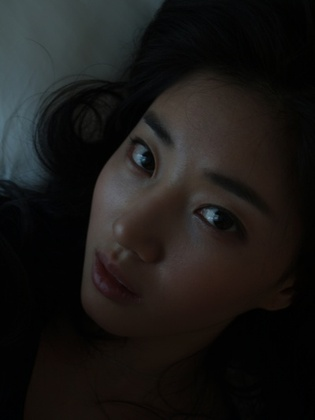
%> input picture girl.jpg, 315 x 420 px, shrunk from 400 x 533 before the run
$ octave sobel.m   (GNU Octave 9; MATLAB toolbox functions it lacks are replaced by stand-ins)
%> lines starting %> are read from the running program, lines starting %| are printed output that depends on the picture; in (x1, y1, x2, y2) boxes, pixels count from 0 and x2, y2 are one past the last pixel; in counts of white or black regions, pixels touching at a corner belong together; the program's own positions count from 1
close all;% clear max;
clear all;
Original_Image=imread('F:\Education\8th semester\Paper\Shanto Paperf\Original\girl.jpg');
%> Original_Image is the input picture: size 420x315x3 uint8; mean R, G, B 26.4, 24.7, 23.1
Gray_Edge_Image = rgb2gray (Original_Image);
Temp_Image = double (Gray_Edge_Image) ;
max_value = -1 ;
%Start iterate from first corner to last corner
% size(Temp_Image,1) gives number of rows; we subtract 2 bec. of leaving  boundry
Gray_Edge_Image=padarray(Temp_Image,[1 1]);
%> Gray_Edge_Image: size 422x317 double
for i = 2 : size(Temp_Image,1) - 1
    for j = 2 : size (Temp_Image, 2) - 1

        %calculating gradient in X direction % Here, i use sobel operator 3*3
        X_Gradient = ( ( Temp_Image( i + 1 , j-1 ) + 2*Temp_Image(i+1,j)+ Temp_Image (i+1,j+1) ) - ( Temp_Image(i-1,j-1) + 2*Temp_Image(i-1,j) + Temp_Image (i-1,j+1) ) );
        %calculating gradient in Y direction
        Y_Gradient = ( ( Temp_Image(i-1,j+1) + 2*Temp_Image(i,j+1) + Temp_Image (i+1,j+1) ) - ( Temp_Image(i-1,j-1) + 2*Temp_Image(i,j-1) + Temp_Image (i+1,j-1)));
        %display(' X_Gradient= ' + i + ' Y_Gradient = ' +j );
        distance=  abs(Y_Gradient)+ abs(X_Gradient) ;
       %display(' i= ' + i + ' j= ' +j);
        Gray_Edge_Image(i-1 , j-1) = distance;

        if (max_value < Gray_Edge_Image ( i-1, j-1 ) )
            max_value = Gray_Edge_Image ( i-1 ,j-1 )  ;
        end
    end
end
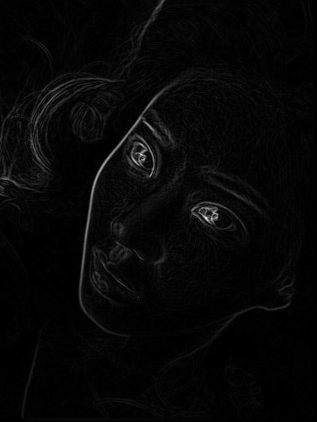
%> Gray_Edge_Image: size 422x317 double; min 0, max 482, mean 13; drawn with min black and max white
%> after the loop, max_value = 482

%converting whole image value in between 0 to 255; division makes it in range of [0,1]
for i = 2 : size(Temp_Image,1)-1
    for j = 2 : size (Temp_Image, 2)-1
        Gray_Edge_Image ( i-1 ,j-1 ) = ((Gray_Edge_Image ( i-1 ,j-1 )/ max_value ) * 255 );

    end
end
figure, imshow(Original_Image), figure, imshow(Gray_Edge_Image);
%> after `imshow(Gray_Edge_Image)`:
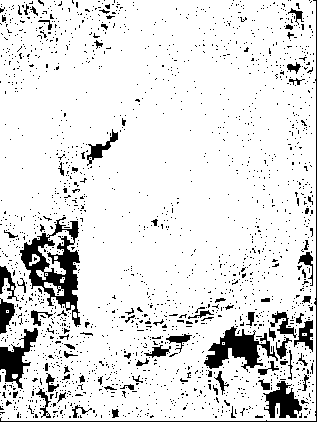
%> displayed picture: size 422x317, on the screen's scale of 0 to 255; 88.7% white; 1993 black regions (1913 under 20 px), largest, box (x1, y1, x2, y2) and area: (20, 217, 81, 327) 2399, (204, 326, 278, 372) 1417, (0, 328, 38, 389) 939

$ run again, with 05_20_no_exit.jpg copied over girl.jpg
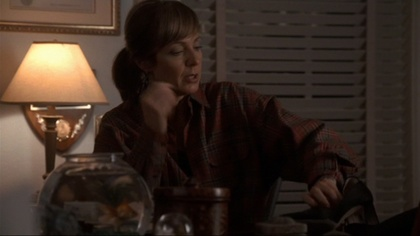
%> input picture 05_20_no_exit.jpg, 420 x 236 px, shrunk from 1011 x 568 before the run
%> Original_Image is the input picture: size 236x420x3 uint8; mean R, G, B 56.3, 42.5, 33.9
%> after the loop `for i = 2 : size(Temp_Image,1) - 1`:
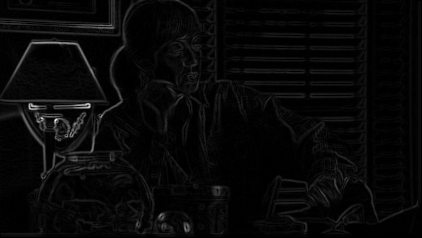
%> Gray_Edge_Image: size 238x422 double; min 0, max 1058, mean 35.8; drawn with min black and max white
%> after the loop `for i = 2 : size(Temp_Image,1) - 1`: max_value = 1058
%> `imshow(Gray_Edge_Image)`:
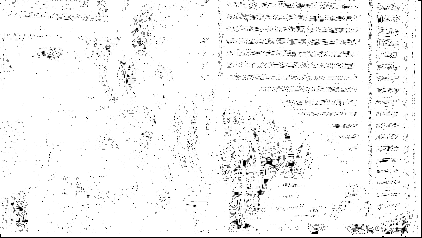
%> displayed picture: size 238x422, on the screen's scale of 0 to 255; min 0, max 255, mean 243.5

$ run again, with bw.jpg copied over girl.jpg
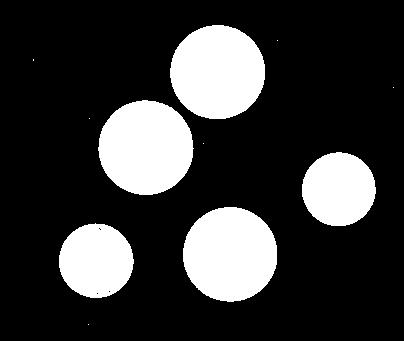
%> input picture bw.jpg, 404 x 341 px
%> Original_Image is the input picture: size 341x404 uint8; min 0, max 255, mean 55.1
%> after the loop `for i = 2 : size(Temp_Image,1) - 1`: max_value = 1530
%> after the loop `for i = 2 : size(Temp_Image,1)-1`:
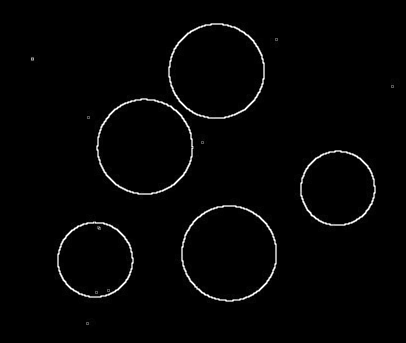
%> Gray_Edge_Image: size 343x406 double; min 0, max 255, mean 4.5
%> `imshow(Gray_Edge_Image)`:
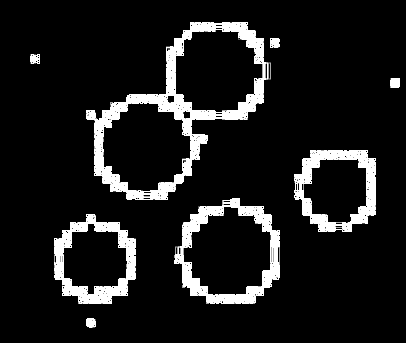
%> displayed picture: size 343x406, on the screen's scale of 0 to 255; min 0, max 255, mean 27.4
